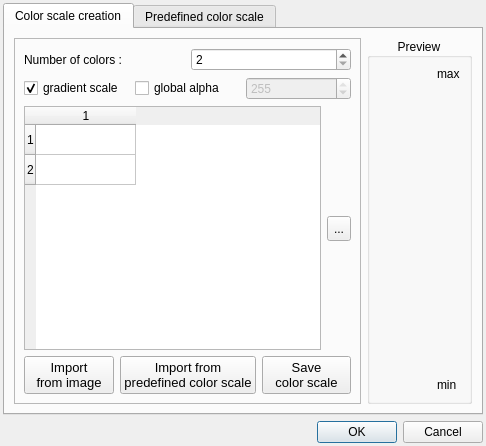
<?xml version="1.0" encoding="UTF-8"?>
<ui version="4.0">
 <class>ColorScaleDialog</class>
 <widget class="QDialog" name="ColorScaleDialog">
  <property name="geometry">
   <rect>
    <x>0</x>
    <y>0</y>
    <width>486</width>
    <height>446</height>
   </rect>
  </property>
  <property name="windowTitle">
   <string>Color Scale Configuration</string>
  </property>
  <layout class="QVBoxLayout" name="verticalLayout_7">
   <property name="margin">
    <number>3</number>
   </property>
   <item>
    <widget class="QTabWidget" name="tabWidget">
     <property name="minimumSize">
      <size>
       <width>480</width>
       <height>400</height>
      </size>
     </property>
     <property name="currentIndex">
      <number>0</number>
     </property>
     <widget class="QWidget" name="tab_2">
      <attribute name="title">
       <string>Color scale creation</string>
      </attribute>
      <layout class="QHBoxLayout" name="horizontalLayout_7">
       <item>
        <widget class="QFrame" name="frame">
         <property name="frameShape">
          <enum>QFrame::StyledPanel</enum>
         </property>
         <property name="frameShadow">
          <enum>QFrame::Raised</enum>
         </property>
         <layout class="QVBoxLayout" name="verticalLayout_5">
          <item>
           <layout class="QHBoxLayout" name="horizontalLayout_5">
            <item>
             <widget class="QLabel" name="label">
              <property name="text">
               <string>Number of colors :</string>
              </property>
             </widget>
            </item>
            <item>
             <widget class="QSpinBox" name="nbColors">
              <property name="minimum">
               <number>2</number>
              </property>
             </widget>
            </item>
           </layout>
          </item>
          <item>
           <layout class="QHBoxLayout" name="horizontalLayout_9">
            <item>
             <widget class="QCheckBox" name="gradientCB">
              <property name="text">
               <string>gradient scale</string>
              </property>
              <property name="checked">
               <bool>true</bool>
              </property>
             </widget>
            </item>
            <item>
             <widget class="QCheckBox" name="globalAlphaCB">
              <property name="toolTip">
               <string>when checked, apply the same alpha value to all colors in the scale</string>
              </property>
              <property name="text">
               <string>global alpha</string>
              </property>
             </widget>
            </item>
            <item>
             <widget class="QSpinBox" name="globalAlphaSB">
              <property name="enabled">
               <bool>false</bool>
              </property>
              <property name="maximum">
               <number>255</number>
              </property>
              <property name="value">
               <number>255</number>
              </property>
             </widget>
            </item>
           </layout>
          </item>
          <item>
           <layout class="QHBoxLayout" name="horizontalLayout">
            <item>
             <widget class="QTableWidget" name="colorsTable">
              <property name="horizontalScrollBarPolicy">
               <enum>Qt::ScrollBarAlwaysOff</enum>
              </property>
              <property name="selectionMode">
               <enum>QAbstractItemView::NoSelection</enum>
              </property>
              <property name="showGrid">
               <bool>true</bool>
              </property>
              <property name="gridStyle">
               <enum>Qt::SolidLine</enum>
              </property>
              <property name="rowCount">
               <number>2</number>
              </property>
              <property name="columnCount">
               <number>1</number>
              </property>
              <row/>
              <row/>
              <column/>
             </widget>
            </item>
            <item>
             <layout class="QVBoxLayout" name="verticalLayout">
              <item>
               <spacer name="verticalSpacer_5">
                <property name="orientation">
                 <enum>Qt::Vertical</enum>
                </property>
                <property name="sizeHint" stdset="0">
                 <size>
                  <width>20</width>
                  <height>40</height>
                 </size>
                </property>
               </spacer>
              </item>
              <item>
               <widget class="QToolButton" name="invertColorScaleButton">
                <property name="minimumSize">
                 <size>
                  <width>15</width>
                  <height>25</height>
                 </size>
                </property>
                <property name="toolTip">
                 <string>Invert color scale</string>
                </property>
                <property name="text">
                 <string>...</string>
                </property>
                <property name="icon">
                 <iconset resource="../resources/TalipotGUIResource.qrc">
                  <normaloff>:/talipot/gui/icons/arrow_two_head.png</normaloff>:/talipot/gui/icons/arrow_two_head.png</iconset>
                </property>
                <property name="iconSize">
                 <size>
                  <width>16</width>
                  <height>25</height>
                 </size>
                </property>
               </widget>
              </item>
              <item>
               <spacer name="verticalSpacer_6">
                <property name="orientation">
                 <enum>Qt::Vertical</enum>
                </property>
                <property name="sizeHint" stdset="0">
                 <size>
                  <width>20</width>
                  <height>40</height>
                 </size>
                </property>
               </spacer>
              </item>
             </layout>
            </item>
           </layout>
          </item>
          <item>
           <layout class="QHBoxLayout" name="horizontalLayout_6">
            <item>
             <widget class="QPushButton" name="importFromImgButton">
              <property name="font">
               <font>
                <pointsize>10</pointsize>
               </font>
              </property>
              <property name="text">
               <string>Import
from image</string>
              </property>
             </widget>
            </item>
            <item>
             <widget class="QPushButton" name="importFromPredefinedCSButton">
              <property name="font">
               <font>
                <pointsize>10</pointsize>
               </font>
              </property>
              <property name="text">
               <string>Import from
predefined color scale</string>
              </property>
             </widget>
            </item>
            <item>
             <widget class="QPushButton" name="saveColorScaleButton">
              <property name="font">
               <font>
                <pointsize>10</pointsize>
               </font>
              </property>
              <property name="text">
               <string>Save
color scale</string>
              </property>
             </widget>
            </item>
           </layout>
          </item>
         </layout>
        </widget>
       </item>
       <item>
        <widget class="QGroupBox" name="groupBox_2">
         <property name="minimumSize">
          <size>
           <width>105</width>
           <height>200</height>
          </size>
         </property>
         <property name="maximumSize">
          <size>
           <width>105</width>
           <height>16777215</height>
          </size>
         </property>
         <property name="title">
          <string>Preview</string>
         </property>
         <property name="alignment">
          <set>Qt::AlignCenter</set>
         </property>
         <layout class="QVBoxLayout" name="verticalLayout_4">
          <item>
           <layout class="QHBoxLayout" name="horizontalLayout_4">
            <item>
             <spacer name="horizontalSpacer_7">
              <property name="orientation">
               <enum>Qt::Horizontal</enum>
              </property>
              <property name="sizeHint" stdset="0">
               <size>
                <width>40</width>
                <height>20</height>
               </size>
              </property>
             </spacer>
            </item>
            <item>
             <widget class="QLabel" name="userGradientPreview">
              <property name="minimumSize">
               <size>
                <width>30</width>
                <height>200</height>
               </size>
              </property>
              <property name="maximumSize">
               <size>
                <width>30</width>
                <height>16777215</height>
               </size>
              </property>
              <property name="text">
               <string/>
              </property>
             </widget>
            </item>
            <item>
             <layout class="QVBoxLayout" name="verticalLayout_6">
              <item>
               <widget class="QLabel" name="label_4">
                <property name="text">
                 <string>max</string>
                </property>
               </widget>
              </item>
              <item>
               <spacer name="verticalSpacer_3">
                <property name="orientation">
                 <enum>Qt::Vertical</enum>
                </property>
                <property name="sizeHint" stdset="0">
                 <size>
                  <width>20</width>
                  <height>40</height>
                 </size>
                </property>
               </spacer>
              </item>
              <item>
               <spacer name="horizontalSpacer_8">
                <property name="orientation">
                 <enum>Qt::Horizontal</enum>
                </property>
                <property name="sizeHint" stdset="0">
                 <size>
                  <width>40</width>
                  <height>20</height>
                 </size>
                </property>
               </spacer>
              </item>
              <item>
               <spacer name="verticalSpacer_4">
                <property name="orientation">
                 <enum>Qt::Vertical</enum>
                </property>
                <property name="sizeHint" stdset="0">
                 <size>
                  <width>20</width>
                  <height>40</height>
                 </size>
                </property>
               </spacer>
              </item>
              <item>
               <widget class="QLabel" name="label_5">
                <property name="text">
                 <string>min</string>
                </property>
               </widget>
              </item>
             </layout>
            </item>
           </layout>
          </item>
         </layout>
        </widget>
       </item>
      </layout>
     </widget>
     <widget class="QWidget" name="tab">
      <attribute name="title">
       <string>Predefined color scale</string>
      </attribute>
      <layout class="QHBoxLayout" name="horizontalLayout_8">
       <item>
        <layout class="QVBoxLayout" name="verticalLayout_2">
         <item>
          <widget class="QListWidget" name="savedColorScalesList">
           <property name="minimumSize">
            <size>
             <width>298</width>
             <height>0</height>
            </size>
           </property>
          </widget>
         </item>
         <item>
          <layout class="QHBoxLayout" name="horizontalLayout_2">
           <item>
            <widget class="QPushButton" name="deleteColorScaleButton">
             <property name="text">
              <string>Delete current</string>
             </property>
            </widget>
           </item>
           <item>
            <spacer name="horizontalSpacer_6">
             <property name="orientation">
              <enum>Qt::Horizontal</enum>
             </property>
             <property name="sizeHint" stdset="0">
              <size>
               <width>40</width>
               <height>20</height>
              </size>
             </property>
            </spacer>
           </item>
          </layout>
         </item>
         <item>
          <widget class="QLabel" name="label_6">
           <property name="font">
            <font>
             <pointsize>8</pointsize>
            </font>
           </property>
           <property name="text">
            <string>&lt;p&gt;Most color scales are based on color schemes from&lt;br/&gt;&lt;a href=&quot;http://colorbrewer2.org&quot;&gt;colorbrewer2.org&lt;/a&gt; by Cynthia A. Brewer, Penn State.&lt;/p&gt;</string>
           </property>
           <property name="openExternalLinks">
            <bool>true</bool>
           </property>
          </widget>
         </item>
        </layout>
       </item>
       <item>
        <widget class="QGroupBox" name="groupBox">
         <property name="minimumSize">
          <size>
           <width>105</width>
           <height>200</height>
          </size>
         </property>
         <property name="maximumSize">
          <size>
           <width>105</width>
           <height>16777215</height>
          </size>
         </property>
         <property name="title">
          <string>Preview</string>
         </property>
         <property name="alignment">
          <set>Qt::AlignCenter</set>
         </property>
         <layout class="QVBoxLayout" name="verticalLayout_8">
          <item>
           <layout class="QHBoxLayout" name="horizontalLayout_3">
            <item>
             <spacer name="horizontalSpacer">
              <property name="orientation">
               <enum>Qt::Horizontal</enum>
              </property>
              <property name="sizeHint" stdset="0">
               <size>
                <width>40</width>
                <height>20</height>
               </size>
              </property>
             </spacer>
            </item>
            <item>
             <widget class="QLabel" name="savedGradientPreview">
              <property name="minimumSize">
               <size>
                <width>30</width>
                <height>200</height>
               </size>
              </property>
              <property name="maximumSize">
               <size>
                <width>30</width>
                <height>16777215</height>
               </size>
              </property>
              <property name="text">
               <string/>
              </property>
             </widget>
            </item>
            <item>
             <layout class="QVBoxLayout" name="verticalLayout_3">
              <item>
               <widget class="QLabel" name="label_2">
                <property name="text">
                 <string>max</string>
                </property>
               </widget>
              </item>
              <item>
               <spacer name="verticalSpacer">
                <property name="orientation">
                 <enum>Qt::Vertical</enum>
                </property>
                <property name="sizeHint" stdset="0">
                 <size>
                  <width>20</width>
                  <height>40</height>
                 </size>
                </property>
               </spacer>
              </item>
              <item>
               <spacer name="horizontalSpacer_2">
                <property name="orientation">
                 <enum>Qt::Horizontal</enum>
                </property>
                <property name="sizeHint" stdset="0">
                 <size>
                  <width>40</width>
                  <height>20</height>
                 </size>
                </property>
               </spacer>
              </item>
              <item>
               <spacer name="verticalSpacer_2">
                <property name="orientation">
                 <enum>Qt::Vertical</enum>
                </property>
                <property name="sizeHint" stdset="0">
                 <size>
                  <width>20</width>
                  <height>40</height>
                 </size>
                </property>
               </spacer>
              </item>
              <item>
               <widget class="QLabel" name="label_3">
                <property name="text">
                 <string>min</string>
                </property>
               </widget>
              </item>
             </layout>
            </item>
           </layout>
          </item>
         </layout>
        </widget>
       </item>
      </layout>
     </widget>
    </widget>
   </item>
   <item>
    <widget class="QDialogButtonBox" name="buttonBox">
     <property name="orientation">
      <enum>Qt::Horizontal</enum>
     </property>
     <property name="standardButtons">
      <set>QDialogButtonBox::Cancel|QDialogButtonBox::Ok</set>
     </property>
    </widget>
   </item>
  </layout>
 </widget>
 <resources>
  <include location="../resources/TalipotGUIResource.qrc"/>
 </resources>
 <connections>
  <connection>
   <sender>buttonBox</sender>
   <signal>accepted()</signal>
   <receiver>ColorScaleDialog</receiver>
   <slot>accept()</slot>
   <hints>
    <hint type="sourcelabel">
     <x>248</x>
     <y>254</y>
    </hint>
    <hint type="destinationlabel">
     <x>157</x>
     <y>274</y>
    </hint>
   </hints>
  </connection>
  <connection>
   <sender>buttonBox</sender>
   <signal>rejected()</signal>
   <receiver>ColorScaleDialog</receiver>
   <slot>reject()</slot>
   <hints>
    <hint type="sourcelabel">
     <x>316</x>
     <y>260</y>
    </hint>
    <hint type="destinationlabel">
     <x>286</x>
     <y>274</y>
    </hint>
   </hints>
  </connection>
 </connections>
</ui>
